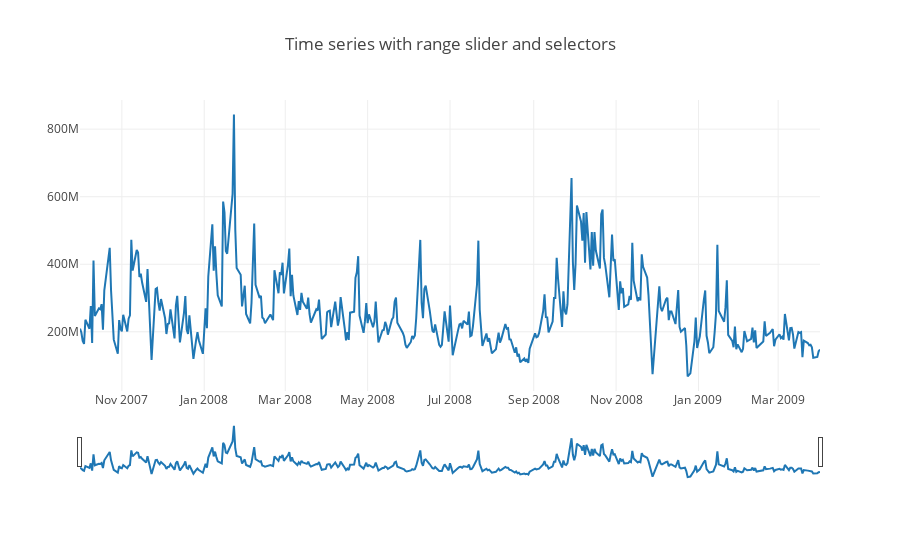

Here is the notebook cell this chart was saved with:
### Code cell
trace = go.Scatter(x=df.index,
                   y=df.Volume)

data = [trace]
layout = dict(
    title='Time series with range slider and selectors',
    xaxis=dict(
        rangeslider=dict(),
        type='date'
    )
)

fig = dict(data=data, layout=layout)
iplot(fig)

### Figure 1 — Plotly figure (JSON) as saved in the notebook; plotly's stock layout.template omitted (floating-point values rounded to 4 significant figures; data arrays with more than 128 entries replaced by an {"elided": "..."} marker saying what was removed)
{"data": [{"type": "scatter", "x": {"elided": "379 str values"}, "y": {"elided": "379 int values"}}], "layout": {"title": "Time series with range slider and selectors", "xaxis": {"rangeslider": {}, "type": "date"}}}
